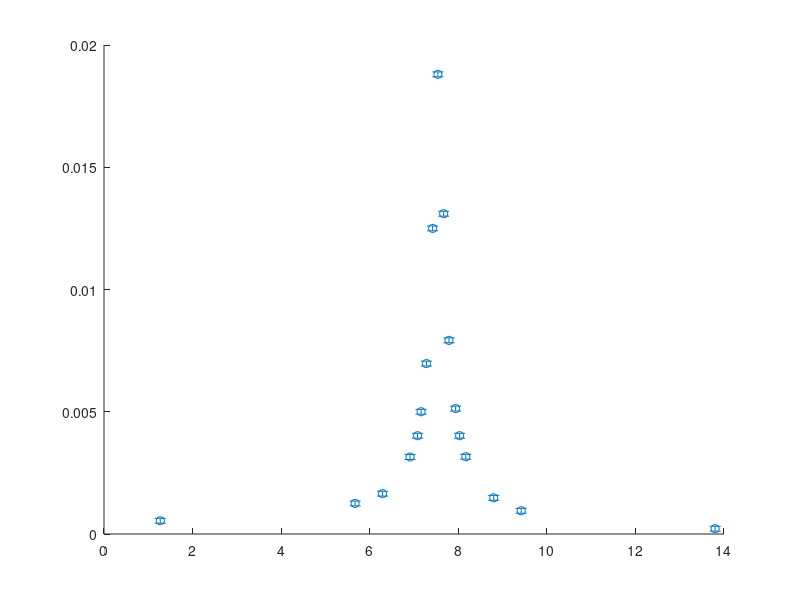

MATLAB code for this plot: (Note: this script raises an error after producing the figure.)


w_70 = [1.87 6.283 6.9113 7.5396 7.66526 7.79 7.92 8.04224, ...
    8.1679 8.29356 8.41922 8.55 8.68 8.7962 9.43 10.0528 14.4];
A_70 = [0.000538 0.00125 0.00196 0.00305 0.00378 0.00478 0.00644, ...
    0.01 0.0155 0.0154 0.0104 0.00692 0.00493 0.00381 0.00172 0.0014 0.000252];

w_40 = [3.52 7.92 8.55 9.17 9.3 9.42 9.55 9.67, ...
    9.84 9.93 10 10.2 10.3 10.4 11.1 11.7 16.1];
A_40 = [0.00063 0.0015 0.00219 0.00417 0.00514 0.00668 0.00906 0.0127, ...
    0.0138 0.0119 0.00918 0.00674 0.00517 0.00416 0.00198 0.00126 0.000338];

w_20 = [5.21 9.61299 10.24129 10.86959 10.99525 11.12091 11.24657 11.37223, ...
    11.49789 11.62355 11.74921 11.87487 12.00053 12.12619 12.75449 13.38279 17.8];
A_20 = [0.000687 0.00183 0.00251 0.00478 0.00595 0.00769 0.0095 0.011, ...
    0.0113 0.0106 0.00877 0.00704 0.00582 0.00455 0.00242 0.00157 0.000571];

w_90 = [1.27 5.67 6.29 6.91 7.08 7.16 7.28 7.42,...
    7.54 7.67 7.79 7.94 8.03 8.17 8.8 9.42 13.8];
A_90 = [0.000542 0.00125 0.00165 0.00315 0.00402 0.005 0.00697 0.0125,...
   0.0188 0.0131 0.00792 0.00513 0.00402 0.00316 0.00148 0.00095 0.000217];

omega_err = ones(17, 1) / 1000;
A_err = ones(17, 1) / 10000;

% Ensure data is column vectors
w_90 = w_90(:);     % force column
A_90 = A_90(:);
omega_err = omega_err(:);
A_err = A_err(:);

% Plot
figure; hold on;
e = errorbar(w_90, A_90, A_err, A_err, 'o');
e.CapSize = 0;

% Fit
f = fit(w_90, A_90, 'a/(sqrt(b^2 * x^2 + 0.09797^2 * (c^2 - x^2)^2))');

% Plot fit
plot(f);
xlabel('w_d [rad/sec]', 'FontSize', 14);
ylabel('Amplitude [m]', 'FontSize', 14);
title('Amplitude by force frequency (90gr)', 'FontSize', 14);
legend('Data', 'Fit', 'FontSize', 14);
% Extract coefficients
a = f.a;
b = f.b;
c = f.c;

% Get 95% confidence intervals
ci = confint(f);   % 2x3 matrix: [lower; upper]

% Calculate standard errors (assuming normal distribution)
a_err = (ci(2,1) - ci(1,1)) / 2;
b_err = (ci(2,2) - ci(1,2)) / 2;
c_err = (ci(2,3) - ci(1,3)) / 2;

% Calculate residuals and chi-squared
theo_amp = f(w_90);             % this is now column vector
r0 = A_90 - theo_amp;           % column
sigma2 = A_err.^2 + (1.413^2) * omega_err.^2 + (4e-4)^2;  % column
xhisquare_force = sum((r0.^2) ./ sigma2) / 14;

disp(['Chi-squared: ', num2str(xhisquare_force)]);

figure; 
scatter(w_90, r0);
title("Residuals Graph", 'FontSize', 14);
xlabel("w_d [rad/sec]", 'FontSize', 14);
ylabel("Length [m]", 'FontSize', 14);

m=[0.04769, 0.0676, 0.09797, 0.1178];
m_error=[0.01,0.03,0.04,0.05];
w_r_error=[0.013855857, 0.010604751, 0.0064, 0.004282679];
w_r=[11.48990287, 9.791696586, 8.2384, 7.555307712];
% Plot
figure; hold on;
e = errorbar(m, w_r, m_error, w_r_error, 'o');
e.CapSize = 0;
% Fit
fitmodel = fittype('sqrt(a + b / x)', 'independent', 'x', 'coefficients', {'a', 'b'});
f = fit(m.', w_r.', fitmodel);

% Plot fit
plot(f);
xlabel('mass [kg]', 'FontSize', 14);
ylabel('w_r [rad/sec]', 'FontSize', 14);
title('resonance by mass', 'FontSize', 14);
legend('Data', 'Fit', 'FontSize', 14);

m = m(:);
w_r = w_r(:);
m_error = m_error(:);
w_r_error = w_r_error(:);
% Calculate residuals and chi-squared
theo_amp = f(m);             % this is now column vector
r0 = w_r - theo_amp;           % column
sigma2 = m_error.^2 + (1.413^2) * w_r_error.^2 + (4e-4)^2;  % column
xhisquare_force1 = sum((r0.^2) ./ sigma2) / 2;
